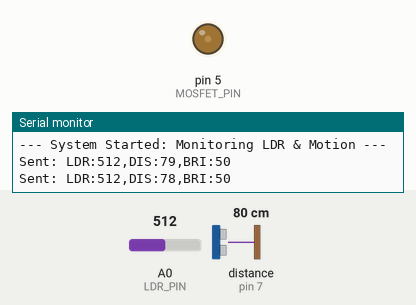
Bench run of a sketch on a simulated Arduino Uno, built with avr-gcc and run on an emulated ATmega328P. Shown: output pins drawn as LEDs (lit = HIGH), the last lines printed to the serial monitor. Wiring (inferred from the names in the program): ultrasonic range finder: trigger pin 6; echo pin 7. Inputs (shaded band) come from the test bench; at power-on: distance to the obstacle (sensor on pin 7) 80 cm, A0 (LDR_PIN) = 512. The echo pulse lasts 58.3 µs per cm; pins used as bus, display or sensor lines are not drawn.

Above: at 1.6 s.
1.7 s: distance to the obstacle (sensor on pin 7) set to 29 cm
3.7 s: distance to the obstacle (sensor on pin 7) set to 23 cm
At 5.3 s:
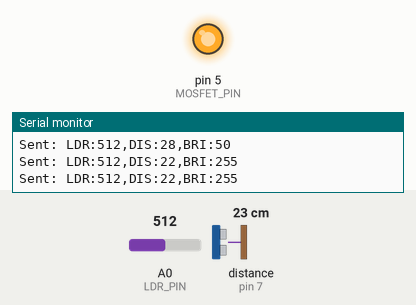
5.6 s: A0 (LDR_PIN) set to 742
7.1 s: A0 (LDR_PIN) set to 761
At 8.1 s:
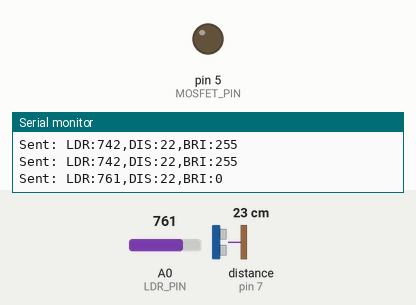
8.9 s: A0 (LDR_PIN) set to 616
10.4 s: A0 (LDR_PIN) set to 592
At 12.0 s:
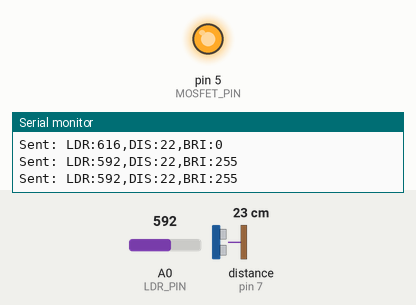
Timing chart, 0 to 13.2 s (numbered marks = the images above; inputs shaded):
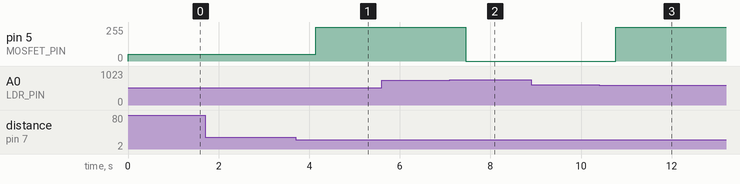

The sketch:

arduino_controller.ino
```cpp
#include <SoftwareSerial.h>

#define LDR_PIN A0
#define TRIG_PIN 6
#define ECHO_PIN 7
#define MOSFET_PIN 5

// Use Pin 3 for the ESP8266 (Voltage Divider required on this path!)
SoftwareSerial espSerial(2, 3);

// --- SETTINGS ---
int nightThreshold = 600;   // Level to turn light ON (Adjust based on Serial Monitor)
int hysteresis = 150;       // Buffer to prevent blinking when LED turns on
int motionDistance = 25;    // Detection range in cm
bool isNight = false;       // Track state to prevent rapid switching

void setup() {
  pinMode(TRIG_PIN, OUTPUT);
  pinMode(ECHO_PIN, INPUT);
  pinMode(MOSFET_PIN, OUTPUT);

  Serial.begin(9600);
  espSerial.begin(9600);

  Serial.println("--- System Started: Monitoring LDR & Motion ---");
}

float getDistance() {
  digitalWrite(TRIG_PIN, LOW);
  delayMicroseconds(2);
  digitalWrite(TRIG_PIN, HIGH);
  delayMicroseconds(10);
  digitalWrite(TRIG_PIN, LOW);

  long duration = pulseIn(ECHO_PIN, HIGH, 30000); // 30ms timeout
  if (duration == 0) return 999;
  return duration * 0.034 / 2;
}

void loop() {
  int ldrValue = analogRead(LDR_PIN);
  float distance = getDistance();
  int brightness = 0;

  // --- LOGIC: NIGHT DETECTION WITH HYSTERESIS ---
  // If light is currently OFF, wait for it to get darker than nightThreshold
  if (!isNight && ldrValue < nightThreshold) {
    isNight = true;
  }
  // If light is currently ON, it must get significantly brighter than nightThreshold + hysteresis to turn OFF
  else if (isNight && ldrValue > (nightThreshold + hysteresis)) {
    isNight = false;
  }

  // --- LOGIC: BRIGHTNESS CONTROL ---
  if (isNight) {
    if (distance <= motionDistance) {
      brightness = 255;  // Motion detected: Full Bright
    } else {
      brightness = 50;   // No motion: Dim Mode (Stable)
    }
  } else {
    brightness = 0;      // Day Mode: Light OFF
  }

  analogWrite(MOSFET_PIN, brightness);

  // --- DATA COMMUNICATION ---
  // Format for ESP8266/Firebase: LDR:123,DIS:45,BRI:255
  String dataString = "LDR:" + String(ldrValue) +
                      ",DIS:" + String((int)distance) +
                      ",BRI:" + String(brightness);

  espSerial.println(dataString); // Send to ESP8266
  Serial.println("Sent: " + dataString); // Debug to PC

  delay(800); // Slower loop for better power stability
}
```

Measured:
- the behaviour switches between 26 and 25 cm on distance to the obstacle (sensor on pin 7) (found by bisection; images 0 and 1)
- the behaviour switches between 750 and 751 on A0 (LDR_PIN) (found by bisection; images 1 and 2)
- the behaviour switches between 600 and 599 on A0 (LDR_PIN) (found by bisection; images 2 and 3)
- after the input at 3.7 s, pin 5 (MOSFET_PIN): 50/255 → 255/255 after 0.45 s
- after the input at 7.1 s, pin 5 (MOSFET_PIN): 255/255 → 0/255 after 0.36 s
- after the input at 10.4 s, pin 5 (MOSFET_PIN): 0/255 → 255/255 after 0.36 s
